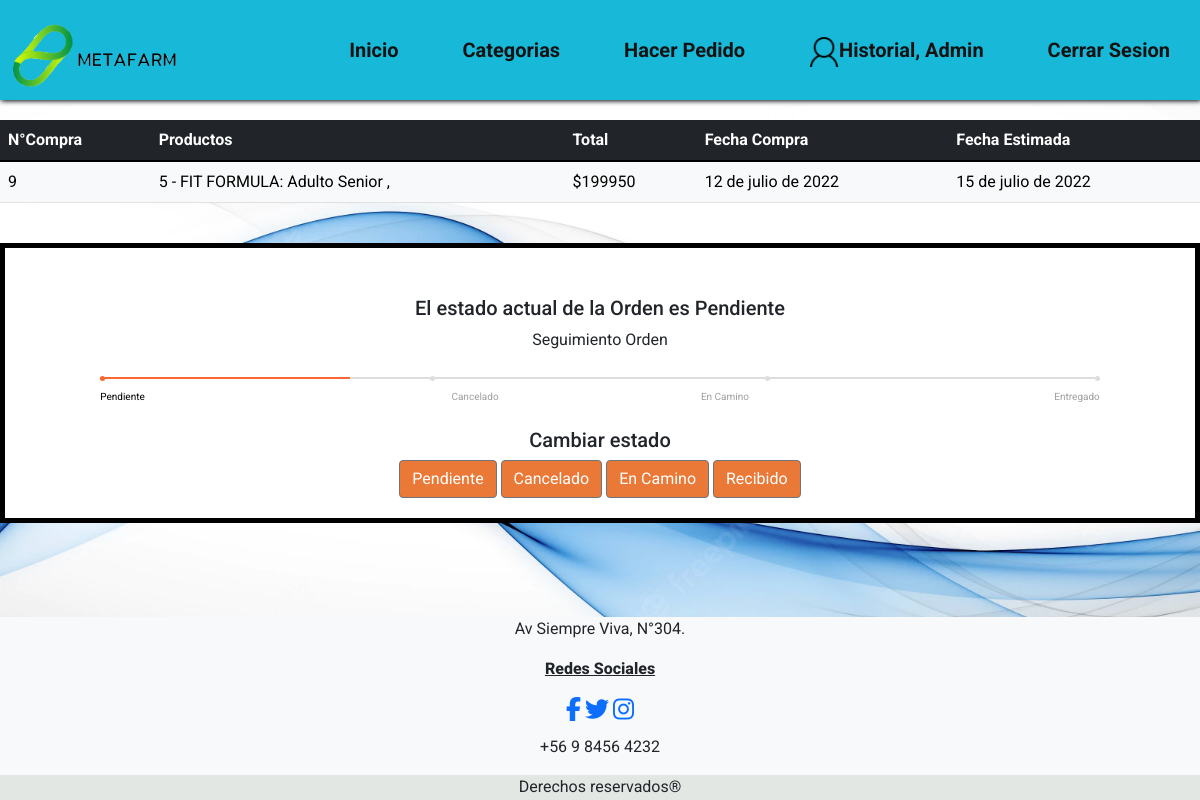
Page /estadoDespacho/9 (signed in) on the committed database.
### farmacia/models.py (models this page shows, shortened)
class HistorialCompras (models.Model):
    idCompra = models.AutoField(primary_key=True,verbose_name='Codigo Compra')
    Usuario = models.CharField(max_length=200, verbose_name='Usuario')
    Productos = models.CharField(max_length=200, verbose_name='Productos Comprados')
    valTotal = models.IntegerField(verbose_name='Valor Total')
    fechaCompra = models.DateField(verbose_name='Fecha Compra')
    estado = models.CharField(max_length=50, verbose_name='Estado', default='Pendiente')
    fechallega = models.DateField(default=datetime.today)

### farmacia/views.py (the view)
# urls.py: path('estadoDespacho/<idCompra>',estadoDespacho,name="des"),
def estadoDespacho(request,idCompra):
    despacho = HistorialCompras.objects.filter(idCompra=idCompra)
    datos= {'despacho':despacho}
    return render(request,'farmacia/estadoDespacho.html',datos)

### farmacia/context_processor.py (called while the page is built)
def total_carrito(request):
    total = 0
    desc = 0.95
    if request.user.is_authenticated:
        if "carrito" in request.session.keys():
            for key, value in request.session["carrito"].items():
                total += int(value["acumulado"])
        return {"total_carrito": round(total*desc)}
    else:
        if "carrito" in request.session.keys():
            for key, value in request.session["carrito"].items():
                total += int(value["acumulado"])
        return {"total_carrito": total}

### farmacia/templates/farmacia/estadoDespacho.html (shortened to what this page needs)
{% load static %}
<!DOCTYPE html>
<html lang="es">
<head>
    <link href="https://cdn.jsdelivr.net/npm/bootstrap@5.1.3/dist/css/bootstrap.min.css" rel="stylesheet" />
    <link rel="stylesheet" href="{% static 'farmacia/CSS/Style.css' %}" />
    <link rel="stylesheet" href="https://cdnjs.cloudflare.com/ajax/libs/font-awesome/4.7.0/cssfont-awesome.min.css">
</head>
<body>
    <header>
        <div class="wrapper">
            <nav>
                <div>
                    <a href="{% url 'home' %}"><img src="{% static 'farmacia/img/logoverde.png.png' %}" alt="imagen_logo" class="logo" /></a>
                </div>
                <ul class="nav-menu wrapper">
                    <li><a href="{% url 'home' %}">Inicio</a></li>
                    <li><a href="#categorias">Categorias</a></li>
                    <li><a href="{% url 'comp' %}">Hacer Pedido</a></li>
                    {% block admin %}
                    {% if request.user.is_authenticated %}
                        {% if request.user.is_staff %}
                            <li><span><a href="{% url 'hisadm' %}"><img src="{% static 'farmacia/img/klipartz.com.png'%}" width="30px">Historial, {{request.user}}</a></span></li>
                            <li><span><a href="{% url 'logout' %}">Cerrar Sesion</a></span></li>
                        {% else %}
                            <li><span><a href="{% url 'his' %}"><img src="{% static 'farmacia/img/klipartz.com.png'%}" width="30px">Hola, {{request.user}}</a></span></li>
                            <li><span><a href="{% url 'logout' %}">Cerrar Sesion</a></span></li>
                        {% endif %}
                    {% endif %}
                    {% endblock admin %}
                </ul>
            </nav>
        </div>
    </header>
    <main class="main wrapper">
        <div class="tabla_historial col-md-12">
            <table class="table table-light">
                <thead class="table-dark">
                        <tr>
                            <th>N°Compra</th>
                            <th>Productos</th>
                            <th>Total</th>
                            <th>Fecha Compra</th>
                            <th>Fecha Estimada</th>
                        </tr>
                    </thead>
                    <tbody>
                        {% if request.user.is_authenticated %}
                        {% for compras in despacho %}
                        <tr>
                        <td>{{compras.idCompra}}</td>
                        <td>{{compras.Productos}}</td>
                        <td>${{compras.valTotal}}</td>
                        <td>{{compras.fechaCompra}}</td>
                        <td>{{compras.fechallega}}</td>
                        </tr>
                        {% endfor %}
                        {% endif %}
                    </tbody>
            </table>
        </div>
        <div class="" id="visual">
            {% if request.user.is_authenticated %}
            {% for compras in despacho %}
            <br>
            <h5 id="statusOrd">El estado actual de la Orden es {{compras.estado}}</h5>
            <div class="tracking">
                <div class="titlebar">Seguimiento Orden</div>
            </div>
            {% if compras.estado == "Pendiente"  %}
            <div class="progress-track">
                <ul id="progressbar">
                    <li class="step0 active " id="step1"><a>Pendiente</a></li>
                    <li class="step0 text-center" id="step2"><a>Cancelado</a></li>
                    <li class="step0 text-right" id="step3"><a>En Camino</a></li>
                    <li class="step0 text-left" id="step4"><a>Entregado</a></li>
                </ul>
            </div>
            {% endif %}
            <div id="estadoschange">
                {% if request.user.is_staff %}
                {% for compras in despacho %}
            <h5>Cambiar estado</h5>
                <a href= "{% url 'pendiente' compras.idCompra%}" id='state' class="btn btn-secondary">Pendiente</a>
                <a href= "{% url 'cancelado' compras.idCompra%}" id='state' class="btn btn-secondary">Cancelado</a>
                <a href= "{% url 'encamino' compras.idCompra%}" id='state' class="btn btn-secondary">En Camino</a>
                <a href= "{% url 'recibido' compras.idCompra%}" id='state' class="btn btn-secondary">Recibido</a>
            </div>
                {% endfor %}
                {% endif %}
            {% endfor %}
            {% endif %}
        </div>
    </main>
    </body>
<footer id="sticky-footer" class="bg-light text-center text-lg-start">
    <div class="fotersito">
        <div class="fotercol1">
            <p>Av Siempre Viva, N°304.</p>
        </div>
        <div class="foter-red">
            <p>Redes Sociales</p>
            <a href="https://www.facebook.com/" class="fa fa-facebook"></a>
            <a href="https://twitter.com/" class="fa fa-twitter"></a>
            <a href="https://www.instagram.com/" class="fa fa-instagram"></a>
        </div>
        <div class="fotercol2">
            <p>+56 9 8456 4232</p>
        </div>
        <div class="fotercol3">
            <p>Derechos reservados®</p>
        </div>
    </div>
</footer>
</html>

### farmacia/static/farmacia/CSS/Style.css (style rules this page uses)
* { margin: 0; padding: 0; list-style: none; text-decoration: none; box-sizing: border-box; }
body { background: #ffffff; font-family: "Roboto", sans-serif; background-image: url(../img/fondo3.png); background-size: cover; background-repeat: no-repeat; background-position: center center; background-attachment: fixed; min-height: 100vh; }
.wrapper { width: 100%; max-width: 1200px; margin: auto; overflow: hidden; justify-content: center; }
main { padding-top: 120px; }
header { width: 100%; height: 100px; overflow: visible; background: #17b8d8; margin-bottom: 20px; box-shadow: 1px 1px 5px #000; position: fixed; z-index: 1001; }
.logo { height: 100px; float: left; }
nav { height: 100px; width: 100%; display: flex; justify-content: space-between; align-items: center; }
.nav-menu { position: fixed; width: 100%; height: 0vh; top: 100px; background-color: #17b8d8; text-align: center; transition: all 0.5s; }
.nav-menu li { display: none; line-height: 30px; margin: 50px 0; transition: all 0.5s; }
.nav-menu li a { color: #141313; text-transform: capitalize; text-decoration: none; font-weight: bolder; font-size: 20px; font-weight: bolder; padding: 10px 10px; }
#sticky-footer { position: sticky; top: 100%; }
.fotercol1 { text-align: center; margin-bottom: 5px; }
.foter-red { text-align: center; margin-bottom: 5px; margin-bottom: 10px; }
.foter-red p { text-decoration: underline; font-weight: 800; }
.foter-red a { text-decoration: none; font-size: x-large; }
.fotercol2 { text-align: center; margin-bottom: 5px; }
.fotercol3 { text-align: center; height: 10px; background-color: rgba(174, 184, 170, 0.28); padding-bottom: 25px; }
#progressbar { margin-bottom: 3vh; overflow: hidden; color: rgb(252, 103, 49); padding-left: 0px; margin-top: 3vh }
#progressbar li { list-style-type: none; font-size: x-small; width: 25%; float: left; position: relative; font-weight: 400; color: rgb(160, 159, 159); }
#progressbar #step1:before { content: ""; color: rgb(252, 103, 49); width: 5px; height: 5px; margin-left: 0px !important; }
#progressbar #step2:before { content: ""; color: #fff; width: 5px; height: 5px; margin-left: 32%; }
#progressbar #step3:before { content: ""; color: #fff; width: 5px; height: 5px; margin-right: 32% ; }
#progressbar #step4:before { content: ""; color: #fff; width: 5px; height: 5px; margin-right: 0px !important; }
#progressbar li:before { line-height: 29px; display: block; font-size: 12px; background: #ddd; border-radius: 50%; margin: auto; z-index: -1; margin-bottom: 1vh; }
#progressbar li:after { content: ''; height: 2px; background: #ddd; position: absolute; left: 0%; right: 0%; margin-bottom: 2vh; top: 1px; z-index: 1; }
.progress-track { padding: 0 8%; }
#progressbar li:nth-child(2):after { margin-right: auto; }
#progressbar li:nth-child(1):after { margin: auto; }
#progressbar li:nth-child(3):after { float: left; width: 68%; }
#progressbar li:nth-child(4):after { text-align: left; margin-left: auto; width: 132%; }
#progressbar li.active { color: black; }
#step4 { text-align: right; }
#step3 { text-align: center; }
#progressbar li.active:before, #progressbar li.active:after { background: rgb(252, 103, 49); }
#visual { margin-top: 5vh; background: rgb(255, 255, 255); padding-bottom: 20px; border: 5px solid #000; }
#statusOrd { text-align: center; }
.titlebar { text-align: center; }
#state { background-color: rgb(234, 121, 55); white-space: nowrap; }
#estadoschange { text-align: center; white-space: nowrap; }
@media screen and (min-width: 800px) { nav { height: 100px; } }
@media screen and (min-width: 800px) { .nav-menu { position: fixed; height: 100px; top: 0%; background: none; transition: none; text-align: right; margin-right: 50px; } }
@media screen and (min-width: 800px) { .nav-menu li { display: inline-block; line-height: 100px; margin: 0 20px; } }

### rows in the picture
HistorialCompras: idCompra "9", Productos "5 - FIT FORMULA: Adulto Senior ,", valTotal "199950", fechaCompra "12 de julio de 2022", fechallega "15 de julio de 2022", estado "Pendiente", shows "Cancelado"

### other values in the picture
{{ request.user }} "Admin"
